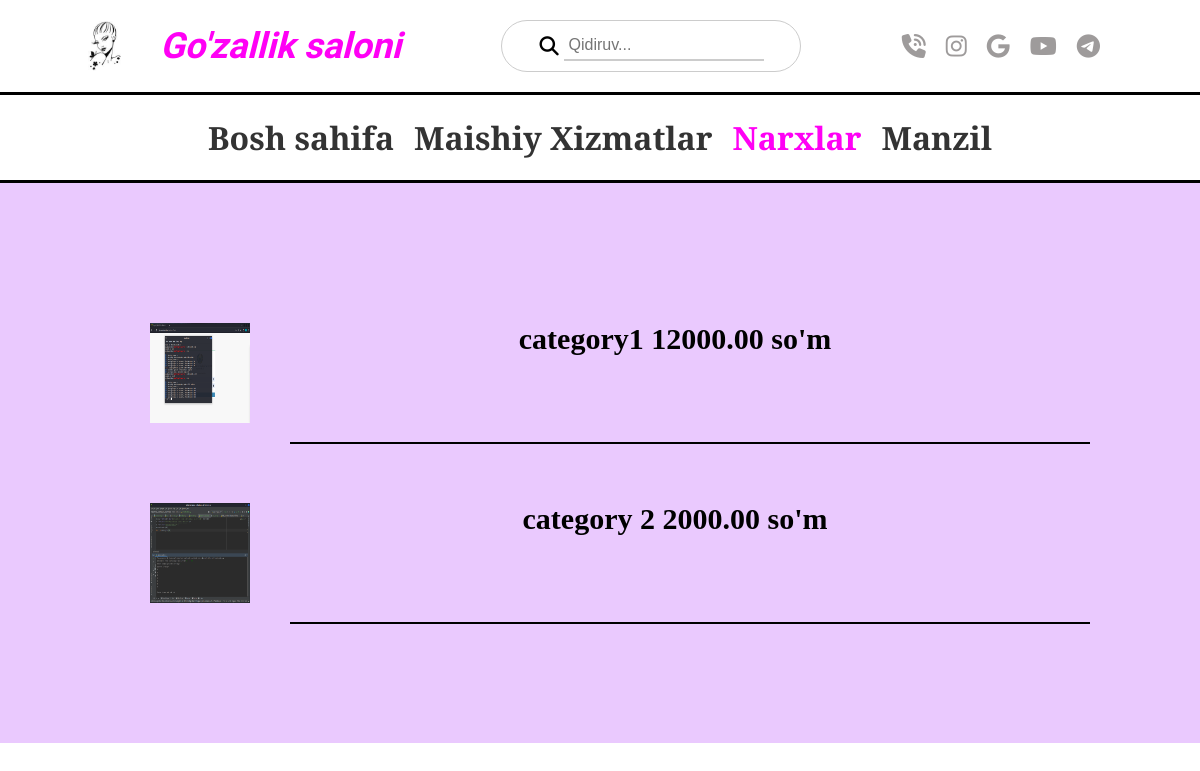
Page /prices/ on the earlier database version.
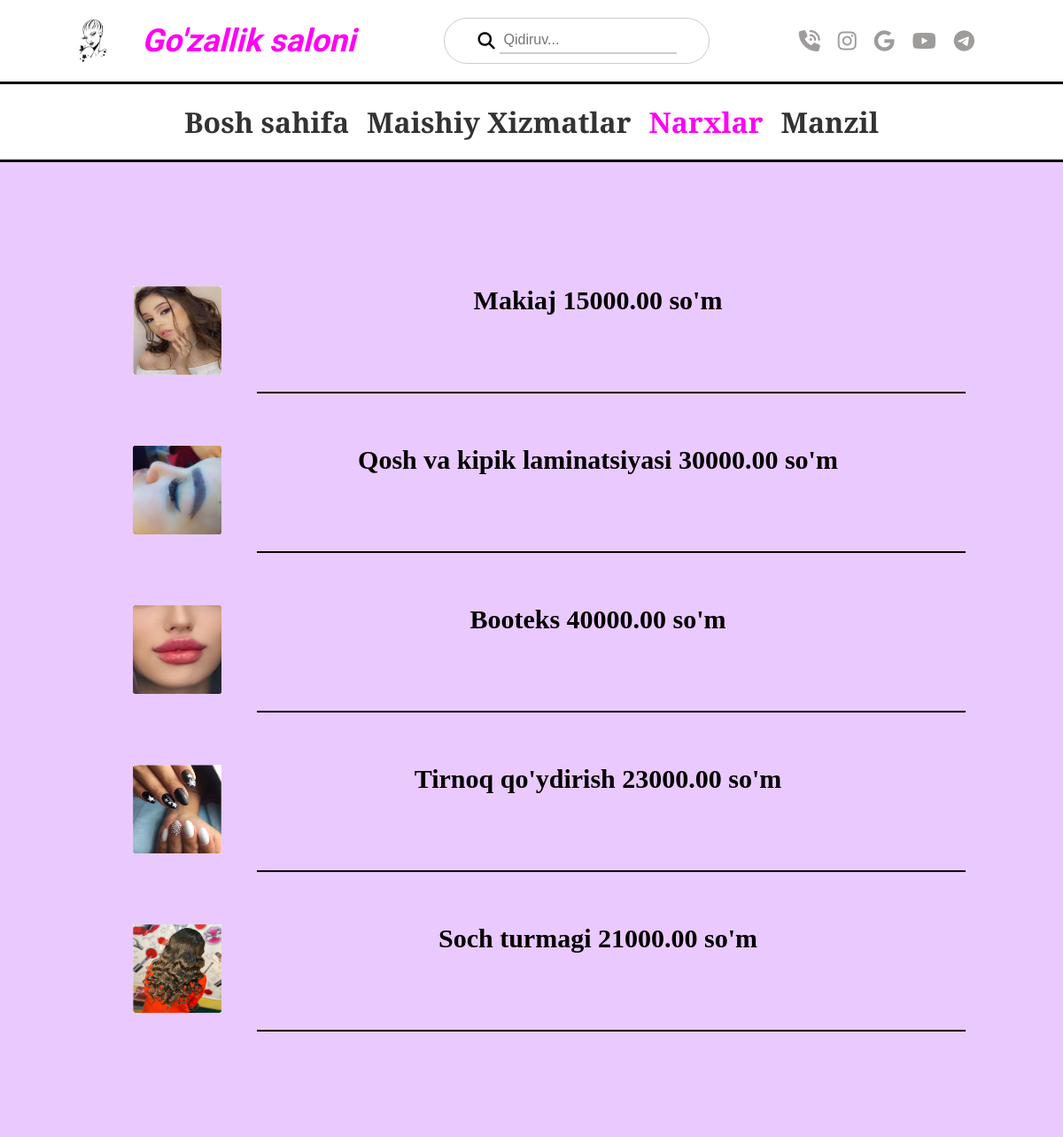
Same page on the later database version.
### services/models.py (models this page shows, shortened)
class Category(models.Model):
    title = models.CharField(max_length=100)
    description = models.TextField(blank=True)
    photo = models.ImageField(upload_to='category_photos/')
    price = models.DecimalField(max_digits=10, decimal_places=2)

### services/views.py (the view)
# urls.py: path('prices/', views.prices, name='prices'),
def prices(request):
    categories = Category.objects.all()
    context = {
        "categories": categories,
    }
    return render(request, 'prices.html', context)

### templates/prices.html (shortened to what this page needs)
<!DOCTYPE html>
{% load static %}
<html lang="en">
    <head>
        <link rel="stylesheet" href="{% static 'style_s.css' %}">
        <link
            rel="stylesheet"
            href="https://cdnjs.cloudflare.com/ajax/libs/font-awesome/6.4.0/css/all.min.css"
 />
    </head>
    <body>
        <header>
            <div class="header__1">
                <img src="{% static 'img/logo.jpg' %}" alt="logo" />
                <span>Go'zallik saloni</span>
            </div>
            <div class="search">
                <i class="fa fa-search"></i>
                <input type="search" id="" placeholder="Qidiruv..." />
            </div>
            <div class="item">
              <a href="#"><i class="fa fa-phone-volume"></i></a>
                <a href="#"><i class="fab fa-instagram"></i></a>
                <a href="#"><i class="fab fa-google"></i></a>
                <a href="#"><i class="fab fa-youtube"></i></a>
                <a href="#"><i class="fab fa-telegram"></i></a>
            </div>
        </header>
        <div class="header__2">
            <ul>
                <li><a href="{% url 'home' %}">Bosh sahifa</a></li>
                <li><a href="{% url 'services' %}">Maishiy Xizmatlar</a></li>
                <li><a href="{% url 'prices' %}" class="active">Narxlar</a></li>
                <li><a href="{% url 'contact' %}">Manzil</a></li>
            </ul>
          </div>
        <section class="narx" id="narx">
          <div class="narxlar">
            {% for category in categories %}
              <img src="{{ category.photo.url }}" alt="">
              <p>{{ category.title }} {{ category.price }} so'm</p>
            {% endfor %}
          </div>
        </section>
    </body>
</html>

### static/style_s.css (style rules this page uses)
* { margin: 0; padding: 0; box-sizing: border-box; scroll-behavior: smooth; }
header { padding: 20px 80px; z-index: 1000; display: flex; justify-content: space-between; align-items: center; border-bottom: 3px solid black; transition: 0.6s; background-color: #fff; }
.header__1 { display: flex; align-items: center; justify-content: center; font-size: 1.5rem; font-weight: bold; }
.header__1 img { width: 50px; height: 50px; margin-right: 30px; }
.header__1 span { font-family: 'Bonheur Royale', cursive; color: #FF00F5; font-style: italic; font-size: 36px; }
.search { display: flex; align-items: center; justify-content: center; width: 300px; border: 1px solid #ccc; padding: 10px; border-radius: 50px; }
.search input[type="search"] { width: 200px; padding: 5px; outline: none; border: none; border-bottom: 2px solid #ccc; font-size: 1rem; margin-left: 5px; }
.search i.fa { font-size: 1.2rem; color: #000000; }
.item { display: flex; justify-content: flex-end; }
.item a { margin-right: 20px; }
.item a i { font-size: 1.5rem; color: #9E9B9B; }
.header__2 { display: flex; justify-content: center; height: 11vh; font-family: 'Californian FB'; border-bottom: 3px solid black; background-color: #fff; }
.header__2 ul { list-style: none; display: flex; justify-content: center; align-items: center; margin: 0; padding: 0; }
.header__2 li { margin: 0 10px; font-family: 'Libre Baskerville', serif; }
.header__2 li a { text-decoration: none; color: #333; font-weight: bold; font-size: 2rem; }
.header__2 li a.active { color: #FF00F5; }
section { background-color: #EAC9FE; }
section { padding: 100px; }
.narxlar { display: flex; flex-wrap: wrap; justify-content: center; align-items: center; }
.narxlar img { width: 100px; height: 100px; margin: 40px; }
.narxlar p { width: 80%; height: 50px; font-size: 30px; font-weight: bold; text-align: center; margin: 0; border-bottom: 2px solid black; padding: 20px 70px 120px 40px; }

Differences in the rows shown:
removed Category: photo (picture), title "category1", price "12000.00"
removed Category: photo (picture), title "category 2", price "2000.00"
added Category: photo (picture), title "Makiaj", price "15000.00"
added Category: photo (picture), title "Qosh va kipik laminatsiyasi", price "30000.00"
added Category: photo (picture), title "Booteks", price "40000.00"
added Category: photo (picture), title "Tirnoq qo'ydirish", price "23000.00"
added Category: photo (picture), title "Soch turmagi", price "21000.00"
